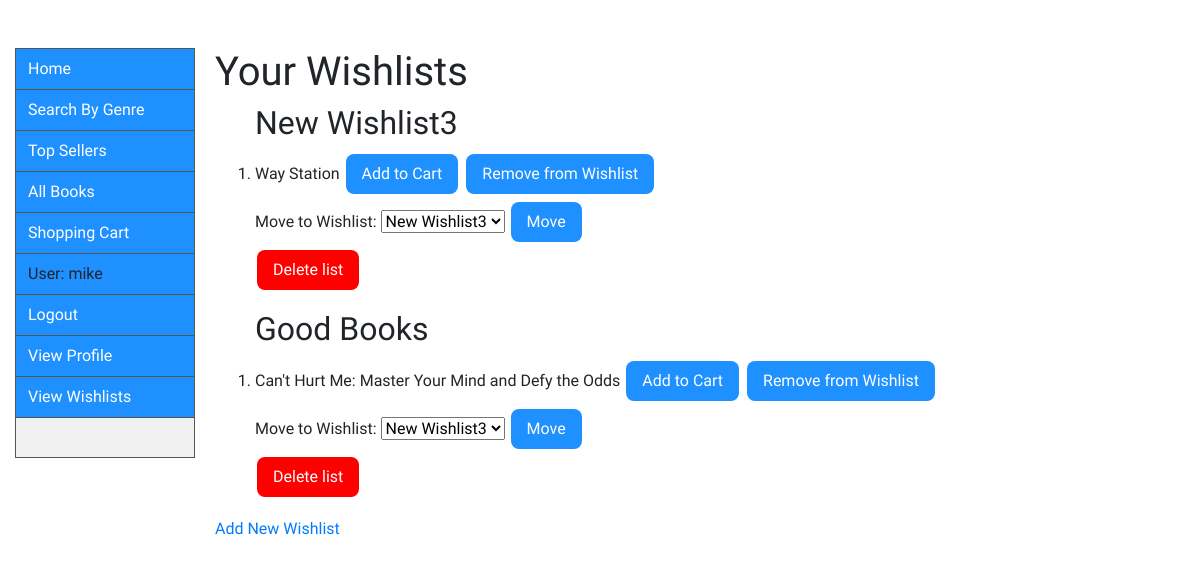
Page /search/wishlists/ (signed in) on the earlier database version.
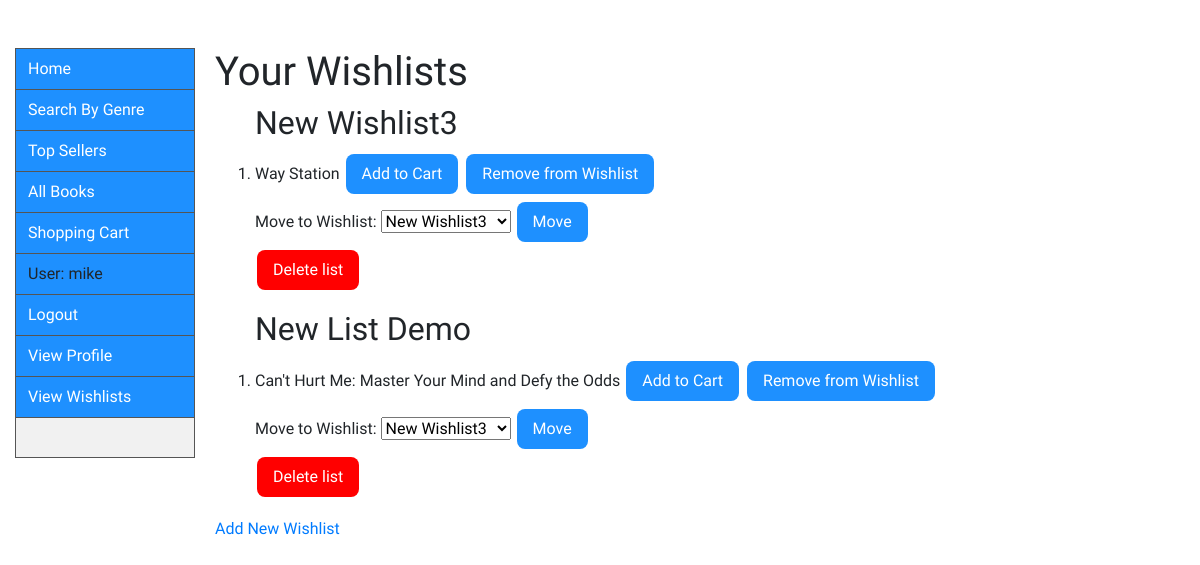
Same page on the later database version.
### catalog/models.py (models this page shows, shortened)
class Wishlist(models.Model):
    user = models.ForeignKey(User, on_delete=models.CASCADE)
    books = models.ManyToManyField(Book)
    name = models.CharField(max_length=100, default='New Wishlist')

class Book(models.Model):
    title = models.CharField(max_length=200)
    author = models.ForeignKey('Author', on_delete=models.SET_NULL, null=True)
    publisher = models.CharField(max_length=50, default='Publisher')
    publishing_date = models.DateTimeField()
    summary = models.TextField(
        max_length=1000, help_text='Enter a brief description of the book')
    price = models.FloatField(default="9.99")
    genre = models.ManyToManyField(
        Genre, help_text='Select a genre for this book')
    model_pic = models.ImageField(upload_to='pics/', blank=True, null=True)
    slug = models.SlugField()
    class Meta:
        verbose_name_plural = "books"
    def get_add_to_cart_url(self):
        return reverse('add-to-cart', kwargs={
            'slug': self.slug
        })
    def get_remove_from_wishlist_url(self):
        return reverse('remove-from-wishlist', kwargs={
            'slug': self.slug
        })
    def get_transfer_wishlist_url(self):
        return reverse('transfer-wishlist', kwargs={
            'slug': self.slug
        })

### catalog/views.py (the view)
# urls.py: path('wishlists/', views.WishlistsView.as_view(), name='wishlists'),
class WishlistsView(generic.ListView):
    model = Wishlist
    template_name = 'catalog/wishlists.html'
    queryset = Book.objects.all()
    def get_context_data(self, **kwargs):
        context = super().get_context_data(**kwargs)
        if self.request.user.is_authenticated:
            context['wishlists'] = Wishlist.objects.filter(
                user=self.request.user)
        return context

### catalog/templates/catalog/wishlists.html (shortened to what this page needs)
{% extends "base_generic.html" %}
{% block content %}
{% if user.is_authenticated %}
    <h1>Your Wishlists</h1>
    {% for wishlist in wishlists %}
    <ol>
    <h2>{{ wishlist.name }}</h2>
    {% for book in wishlist.books.all %}
    <li>{{ book.title }} <a href="{{book.get_add_to_cart_url}}"> <button type="button" class="button2">Add to Cart</button> </a>
    <a href="{{book.get_remove_from_wishlist_url}}"> <button type="button" class="button2">Remove from Wishlist</button> </a>
        <form action="{{book.get_transfer_wishlist_url}}" method="post">
            Move to Wishlist:
            <select name="wish">
                {% for list in wishlists %}
            <option value="{{list.id}}">{{list.name}}</option>
                {% endfor %}
            </select>
            <button type="submit" class="button2">Move</button>
        </form>
    </li>
    {% endfor %}
    <form action="{% url 'delete-wishlist' %}" method="post">{% csrf_token %} <button type="submit" name="del" value="{{wishlist.id}}" class="button3">Delete list</button></form>
    </ol>
    {% endfor %}
    <a href="newwish/">Add New Wishlist</a>
    {% else %}
    <h1>Oops!</h1>
    <p>You are not <a href="{% url 'login' %}">logged in</a>.</p>
{% endif %}
{% endblock %}

Differences in the rows shown:
removed Wishlist: name "Good Books", {{ wishlist.id }} 19 (drawn), Book (title "Can't Hurt Me: Master Your Mind and Defy the Odds")
added Wishlist: name "New List Demo", {{ wishlist.id }} 20 (drawn), Book (title "Can't Hurt Me: Master Your Mind and Defy the Odds")
